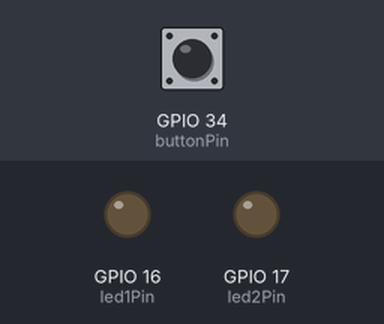
The sketch below on a simulated ESP32. Shown: output pins drawn as LEDs (lit = HIGH). The inputs (shaded band) are chosen by the test bench; at power-on: GPIO 34 (buttonPin) HIGH.

Above: at 1.2 s.
1.3 s: GPIO 34 (buttonPin) pulled LOW for 0.15 s
At 2.8 s:
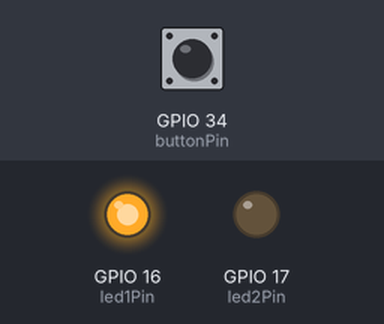
4.4 s: GPIO 34 (buttonPin) pulled LOW for 3.2 s
At 5.6 s:
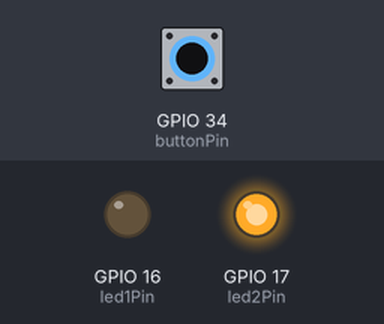
At 7.0 s:
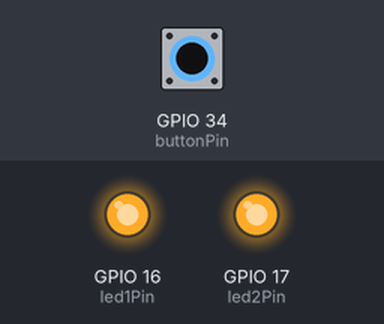
Timing chart, 0 to 15.1 s (numbered marks = the images above; inputs shaded):
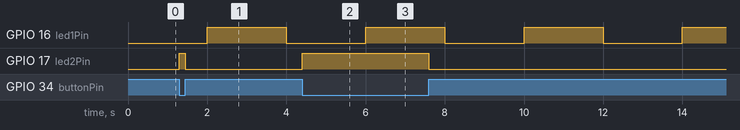

Measured:
- after the input at 1.3 s, GPIO 17 (led2Pin): LOW → HIGH at once, → LOW 0.15 s later
- after the input at 4.4 s, GPIO 17 (led2Pin): LOW → HIGH at once, → LOW 3.2 s later
- by itself, GPIO 16 (led1Pin): alternates HIGH for 2.0 s and LOW for 2.0 s

The sketch:

03_Multitasking.ino
```cpp
// set pin numbers
const int buttonPin = 34;  // the push button pin
const int led1Pin = 16;    // the LED1 pin
const int led2Pin = 17;    // the LED2 pin

// variable for storing the pushbutton status
int buttonState = LOW;
int led1State = LOW;
int led2State = LOW;
unsigned long previousMillis = 0;
const long interval = 2000; // 2 second

void TimerLED(void * parameter){
  for (;;) {
    unsigned long currentMillis = millis();
    if (currentMillis - previousMillis >= interval) {
      // save the last time you blinked the LED
      previousMillis = currentMillis;
      if (led1State == LOW) {
        led1State = HIGH;
      } else {
        led1State = LOW;
      }
    }
    digitalWrite(led1Pin, led1State);
  }
  vTaskDelete(NULL);
}

void SwitchLED(void * parameter) {
  for (;;) {
    buttonState = digitalRead(buttonPin);
    if (buttonState == LOW) { // Press the switch
      digitalWrite(led2Pin, HIGH); // LED2 on
    } else {
      digitalWrite(led2Pin, LOW); // LED2 off
    }
  }
  vTaskDelete(NULL);
}

void setup() {
  pinMode(buttonPin, INPUT);
  pinMode(led1Pin, OUTPUT);
  pinMode(led2Pin, OUTPUT);
  xTaskCreate(TimerLED, "TimerLED", 1024, NULL, 1, NULL);
  xTaskCreate(SwitchLED, "SwitchLED", 1024, NULL, 1, NULL);
}

void loop() {
}
```
